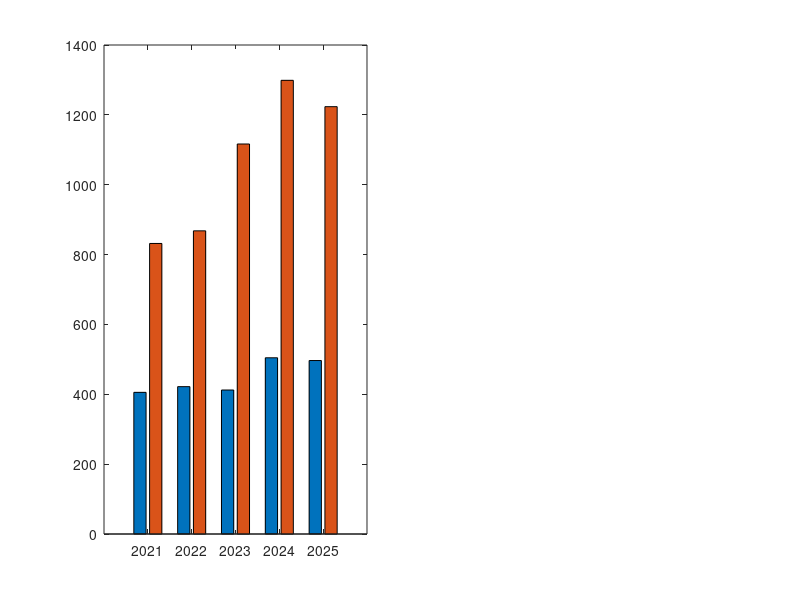

Here is the MATLAB script that generated this plot: (Note: this script raises an error after producing the figure.)
% Village of Cuba Water & Sewer Financials (2021-2025)
years = 2021:2025;
revenues = [405565, 421905, 412235, 504557, 496658] / 1e3; % in $K
expenses = [831833, 867972, 1116571, 1298891, 1223467] / 1e3; % in $K
deficit  = [426268, 446067, 704336, 794334, 726809] / 1e3; % in $K

figure('Color', 'w', 'Position', [100, 100, 950, 420]);

% Panel 1: Operating Revenues vs. Total Operating Expenses
subplot(1, 2, 1);
b = bar(years, [revenues; expenses]', 'grouped');
b(1).FaceColor = [0.18, 0.49, 0.72]; % Blue for Revenue
b(2).FaceColor = [0.84, 0.24, 0.21]; % Red for Expenses
title('Operating Revenues vs. Expenses', 'FontSize', 12, 'FontWeight', 'bold');
ylabel('USD ($ Thousands)', 'FontSize', 10);
legend({'Operating Revenues', 'Total Operating Expenses'}, 'Location', 'northwest');
grid on;
ylim([0 1500]);

% Panel 2: Escalating Annual Operating Deficit
subplot(1, 2, 2);
b2 = bar(years, deficit, 0.55, 'FaceColor', [0.45, 0.15, 0.15]);
title('Annual Utility Operating Loss (2021–2025)', 'FontSize', 12, 'FontWeight', 'bold');
ylabel('Operating Loss ($ Thousands)', 'FontSize', 10);
grid on;
ylim([0 950]);

% Add exact dollar labels above deficit bars
for i = 1:length(years)
    text(years(i), deficit(i) + 25, sprintf('$%.0fK', deficit(i)), ...
        'HorizontalAlignment', 'center', 'FontWeight', 'bold', 'FontSize', 9);
end

sgtitle('Village of Cuba Water & Sewer Financial Deficit ($3.10M Total Loss)', ...
    'FontSize', 14, 'FontWeight', 'bold');

    % --- EXPORT TO CSV FOR STREAMLIT ---
cuba_table = table(...
    years', ...
    revenues', ...
    expenses', ...
    deficit', ...
    'VariableNames', {'Year', 'Operating_Revenues_Thousands', 'Total_Expenses_Thousands', 'Operating_Loss_Thousands'});

writetable(cuba_table, 'cuba_water_sewer_financials.csv');
disp('Exported cuba_water_sewer_financials.csv successfully.');
